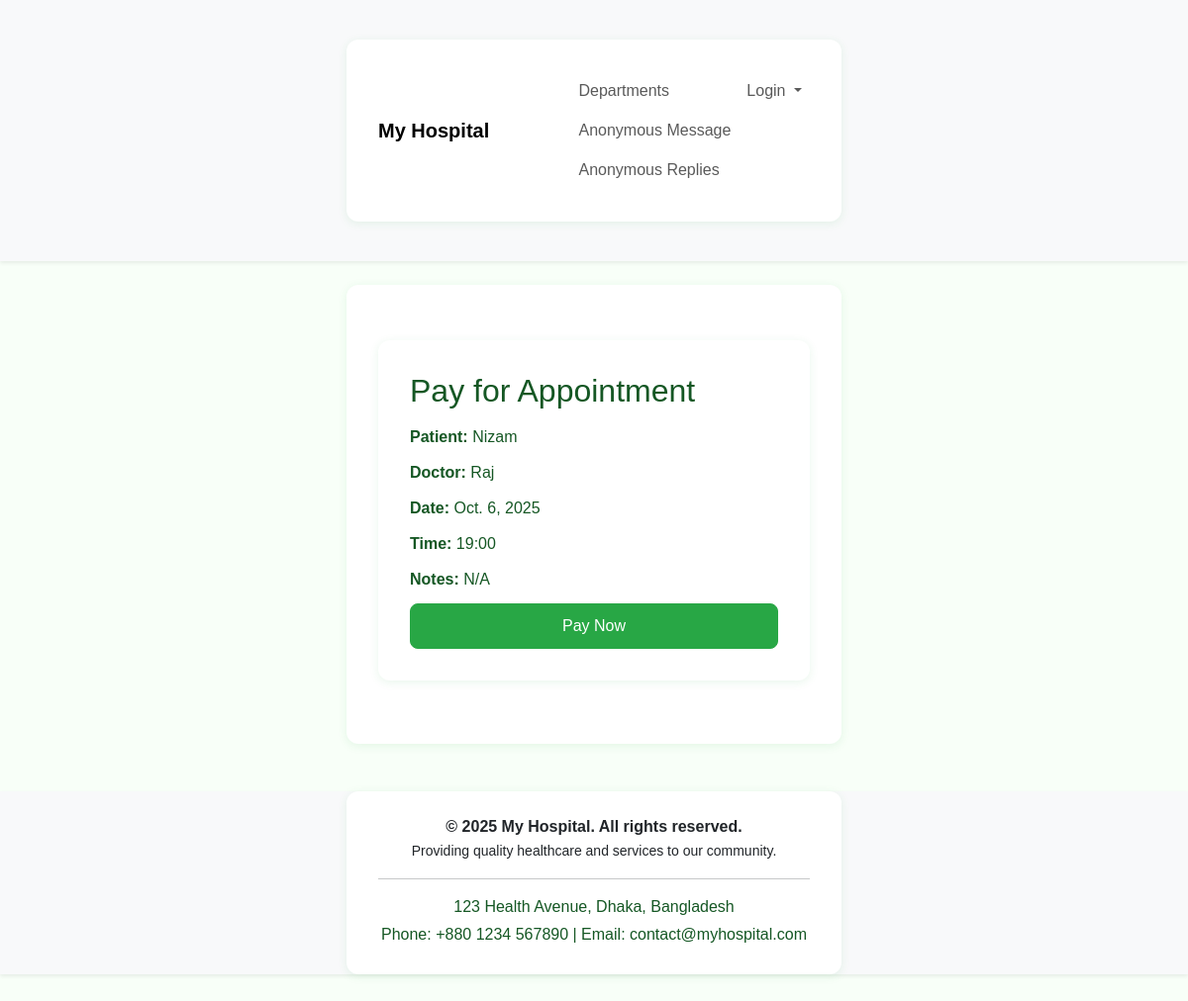
Page /doctors/appointment/7/pay/ (signed in) on the earlier database version.
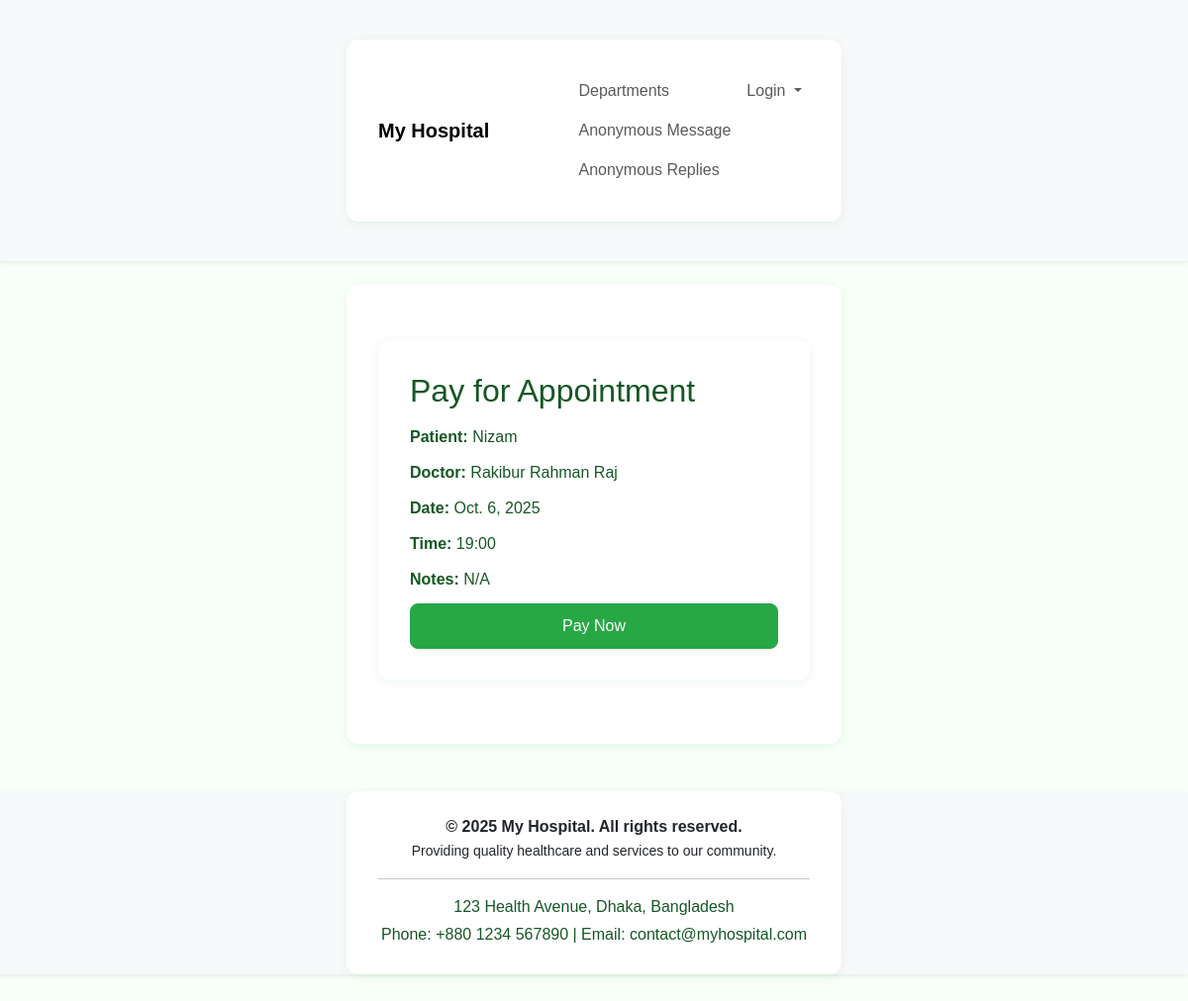
Same page on the later database version.
### doctors/models.py (models this page shows, shortened)
class Appointment(models.Model):
    patient = models.ForeignKey(PatientProfile, on_delete=models.CASCADE)
    doctor = models.ForeignKey(doctor, on_delete=models.CASCADE)
    date = models.DateField()
    time = models.TimeField()
    notes = models.TextField(blank=True, null=True)
    is_paid = models.BooleanField(default=False)
    seen = models.BooleanField(default=False)
    result_file = models.FileField(upload_to='test_reports/', blank=True, null=True)
    class Meta:
        unique_together = ('doctor', 'date', 'time')  # Prevent double booking

class doctor(models.Model):
    user = models.OneToOneField(User, on_delete=models.CASCADE, null=True, blank=True)  # link to Django user
    name = models.CharField(max_length=100)
    specialization = models.CharField(max_length=100)
    phone_number = models.CharField(max_length=15)
    email = models.EmailField()
    department = models.ForeignKey('department', on_delete=models.CASCADE, null=True, blank=True)
    photo = models.ImageField(upload_to='doctor_photos/', null=True, blank=True)
    education = models.CharField(max_length=255, null=True, blank=True)
    experience = models.TextField(null=True, blank=True)
    consultation_fee = models.DecimalField(max_digits=8, decimal_places=2, default=0)

class PatientProfile(models.Model):
    user = models.OneToOneField(User, on_delete=models.CASCADE)
    profile_picture = models.ImageField(upload_to='profile_pics/', blank=True, null=True)
    name = models.CharField(max_length=100)
    gender_choices = [
        ('M', 'Male'),
        ('F', 'Female'),
        ('O', 'Other'),
    ]
    gender = models.CharField(max_length=1, choices=gender_choices)
    age = models.PositiveIntegerField()
    blood_group_choices = [
        ('A+', 'A+'),
        ('A-', 'A-'),
        ('B+', 'B+'),
        ('B-', 'B-'),
        ('O+', 'O+'),
        ('O-', 'O-'),
        ('AB+', 'AB+'),
        ('AB-', 'AB-'),
    ]
    blood_group = models.CharField(max_length=3, choices=blood_group_choices)

### doctors/views.py (the view)
# urls.py: path('appointment/<int:appointment_id>/pay/', views.pay_appointment, name='pay_appointment'),
@login_required
def pay_appointment(request, appointment_id):
    appointment = Appointment.objects.get(id=appointment_id)
    if request.method == 'POST':
        appointment.is_paid = True
        appointment.save()
        return redirect('patient_dashboard')
    return render(request, 'pay_appointment.html', {'appointment': appointment})

### templates/pay_appointment.html (shortened to what this page needs)
{% extends 'base.html' %}
{% load static %}
{% block content %}
<link rel="stylesheet" href="{% static 'pay_appointment.css' %}">
<div class="container mt-4">
    <h2>Pay for Appointment</h2>
    <p><strong>Patient:</strong> {{ appointment.patient.user.username }}</p>
    <p><strong>Doctor:</strong> {{ appointment.doctor.name }}</p>
    <p><strong>Date:</strong> {{ appointment.date }}</p>
    <p><strong>Time:</strong> {{ appointment.time|time:"H:i" }}</p>
    <p><strong>Notes:</strong> {{ appointment.notes|default:"N/A" }}</p>
    <form method="post">
        <button type="submit" class="btn btn-success">Pay Now</button>
    </form>
</div>
{% endblock %}

Differences in the rows shown:
changed through a linked row, Appointment "Nizam": doctor.name "Raj" → "Rakibur Rahman Raj"
